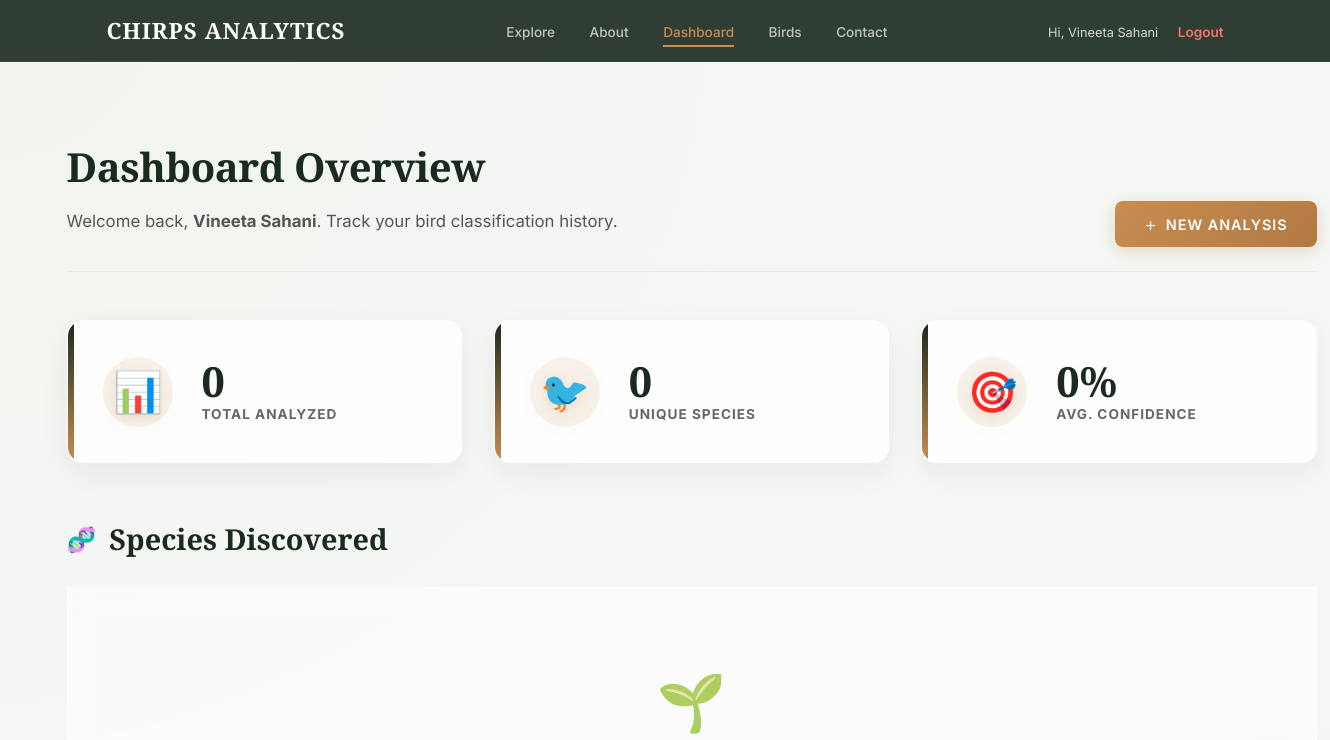
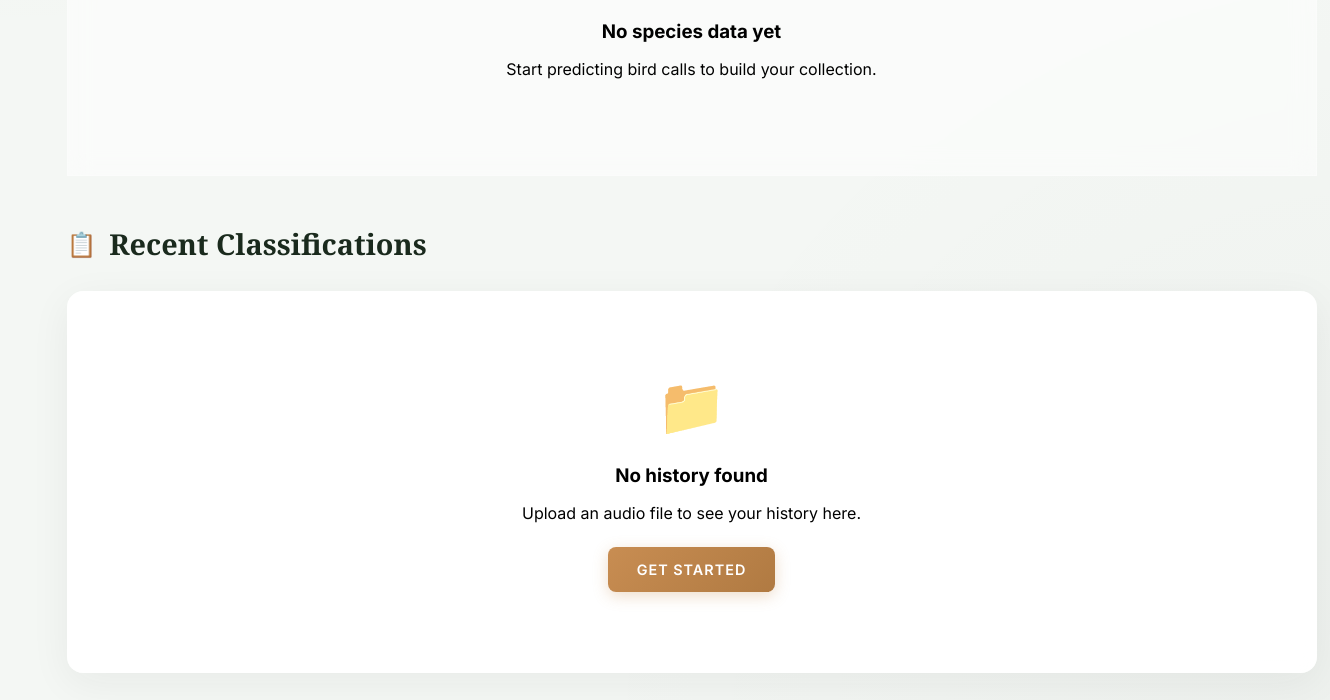
The page /dashboard (signed in) on the database as committed earlier (2 pictures, top to bottom).
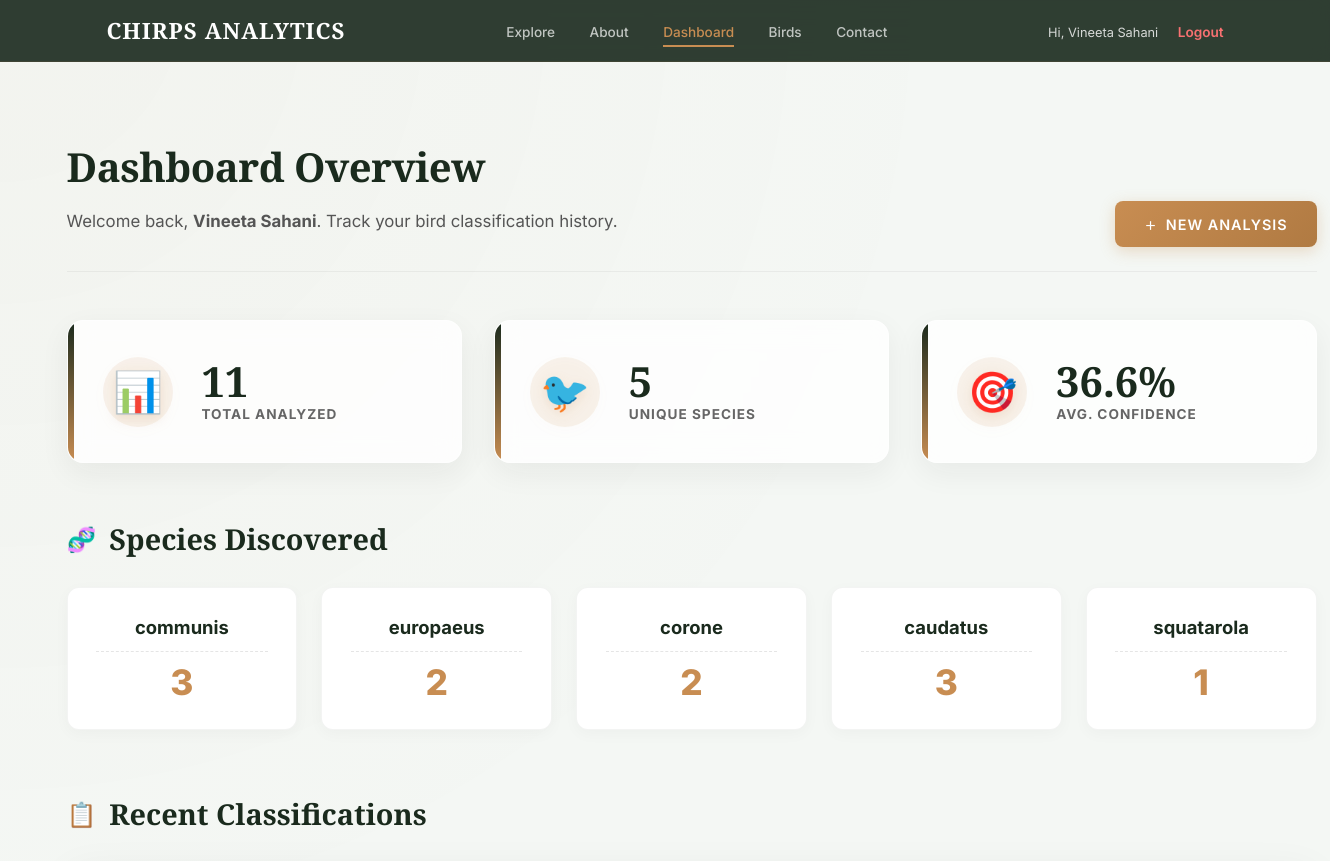
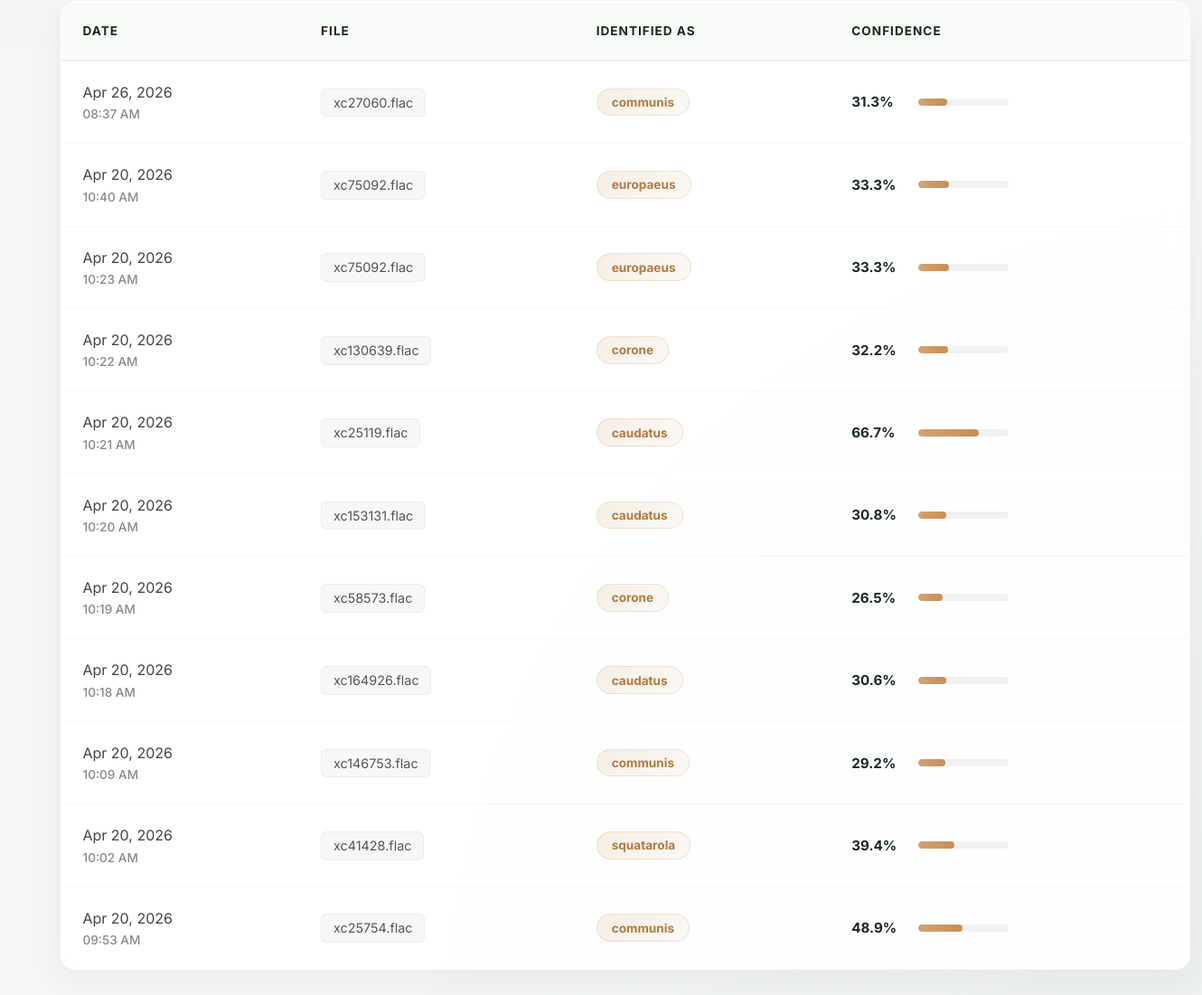
The same page on the database as committed later (2 pictures, top to bottom).
### app.py (models this page shows)
class Classification(db.Model):
    id = db.Column(db.Integer, primary_key=True)
    user_id = db.Column(db.Integer, db.ForeignKey('user.id'), nullable=False)
    filename = db.Column(db.String(100), nullable=False)
    predicted_species = db.Column(db.String(100), nullable=False)
    confidence = db.Column(db.Float, nullable=False)
    timestamp = db.Column(db.DateTime, default=datetime.utcnow)
    user = db.relationship('User', backref=db.backref('classifications', lazy=True))

### app.py (the view)
@app.route('/dashboard')
@login_required
def dashboard():
    user_classifications = Classification.query.filter_by(user_id=session['user_id']).order_by(Classification.timestamp.desc()).all()
    total_count = len(user_classifications)
    unique_species = len(set(c.predicted_species for c in user_classifications))
    avg_confidence = sum(c.confidence for c in user_classifications) / total_count if total_count > 0 else 0
    species_counts = {}
    for c in user_classifications:
        species_counts[c.predicted_species] = species_counts.get(c.predicted_species, 0) + 1
    return render_template('dashboard.html',
                           classifications=user_classifications,
                           total_count=total_count,
                           unique_species=unique_species,
                           avg_confidence=round(avg_confidence, 1),
                           species_counts=species_counts)

### app.py (called while the page is built)
@app.before_request
def track_visits():
    allowed_static = request.path.startswith('/static') or request.path.startswith('/uploads')
    if not allowed_static:
        user_id = session.get('user_id')
        new_visit = PageVisit(path=request.path, user_id=user_id)
        db.session.add(new_visit)
        try:
            db.session.commit()
        except:
            db.session.rollback()

def login_required(f):
    @wraps(f)
    def decorated(*args, **kwargs):
        if 'user_id' not in session:
            flash('Please login to access this page', 'error')
            return redirect(url_for('login'))
        return f(*args, **kwargs)
    return decorated

### templates/dashboard.html (shortened to what this page needs)
{% extends "layout.html" %}
{% block content %}
<div class="dashboard-page">
    <div class="dashboard-header">
        <div>
            <h1 class="dashboard-title">Dashboard Overview</h1>
            <p class="dashboard-subtitle">Welcome back, <strong>{{ session.get('user_name', 'Explorer') }}</strong>. Track your bird classification history.</p>
        </div>
        <a href="{{ url_for('classification') }}" class="btn-new">
            <span>+</span> New Analysis
        </a>
    </div>
    <div class="stats-grid">
        <div class="stat-card glass">
            <div class="stat-icon">📊</div>
            <div class="stat-info">
                <div class="stat-value">{{ total_count|default(0) }}</div>
                <div class="stat-label">Total Analyzed</div>
            </div>
        </div>
        <div class="stat-card glass">
            <div class="stat-icon">🐦</div>
            <div class="stat-info">
                <div class="stat-value">{{ unique_species|default(0) }}</div>
                <div class="stat-label">Unique Species</div>
            </div>
        </div>
        <div class="stat-card glass">
            <div class="stat-icon">🎯</div>
            <div class="stat-info">
                <div class="stat-value">{{ (avg_confidence|default(0))|round(1) }}%</div>
                <div class="stat-label">Avg. Confidence</div>
            </div>
        </div>
    </div>
    <h2 class="section-heading"><span>🧬</span> Species Discovered</h2>
    {% if species_counts %}
    <div class="species-grid">
        {% for species, count in species_counts.items() %}
        <div class="species-card">
            <div class="species-name">{{ species }}</div>
            <div class="species-count">{{ count }}</div>
        </div>
        {% endfor %}
    </div>
    {% else %}
    <div class="glass empty-state" style="margin-bottom: 3rem; border-radius: var(--radius-lg);">
        <div class="empty-icon">🌱</div>
        <h3 style="margin-bottom: 0.5rem;">No species data yet</h3>
        <p style="color: var(--text-muted);">Start predicting bird calls to build your collection.</p>
    </div>
    {% endif %}
    <h2 class="section-heading"><span>📋</span> Recent Classifications</h2>
    <div class="history-card glass">
        {% if classifications %}
        <div class="table-responsive">
            <table>
                <thead>
                    <tr>
                        <th>Date</th>
                        <th>File</th>
                        <th>Identified As</th>
                        <th>Confidence</th>
                    </tr>
                </thead>
                <tbody>
                    {% for c in classifications %}
                    <tr>
                        <td>
                            <div>{{ c.timestamp.strftime('%b %d, %Y') if c.timestamp else 'N/A' }}</div>
                            <div class="date-time">{{ c.timestamp.strftime('%I:%M %p') if c.timestamp else '' }}</div>
                        </td>
                        <td><span class="filename">{{ c.filename }}</span></td>
                        <td><span class="badge">{{ c.predicted_species }}</span></td>
                        <td>
                            <div class="conf-cell">
                                <span class="conf-value">{{ c.confidence|round(1) }}%</span>
                                <div class="conf-track">
                                    <div class="conf-fill" style="width: {{ c.confidence }}%;"></div>
                                </div>
                            </div>
                        </td>
                    </tr>
                    {% endfor %}
                </tbody>
            </table>
        </div>
        {% else %}
        <div class="empty-state">
            <div class="empty-icon">📁</div>
            <h3 style="margin-bottom: 0.5rem;">No history found</h3>
            <p style="color: var(--text-muted); margin-bottom: 1.5rem;">Upload an audio file to see your history here.</p>
            <a href="{{ url_for('classification') }}" class="btn-new">Get Started</a>
        </div>
        {% endif %}
    </div>
</div>
{% endblock %}

### templates/layout.html (shortened to what this page needs)
<!DOCTYPE html>
<html lang="en">
<head>
</head>
<body>
    <nav>
        <a href="/" class="logo">CHIRPS ANALYTICS</a>
        <div class="nav-links">
            <a href="/" class="{{ 'active' if request.path == '/' else '' }}">Explore</a>
            <a href="/about" class="{{ 'active' if request.path == '/about' else '' }}">About</a>
            {% if session.get('user_id') %}
                <a href="/dashboard" class="{{ 'active' if request.path == '/dashboard' else '' }}">Dashboard</a>
            {% endif %}
            <a href="/birds" class="{{ 'active' if request.path == '/birds' else '' }}">Birds</a>
            <a href="/contact" class="{{ 'active' if request.path == '/contact' else '' }}">Contact</a>
        </div>
        <div class="nav-auth">
            {% if session.get('user_id') %}
                <span style="color: white; font-size: 0.8rem; margin-right: 15px; opacity: 0.8;">Hi, {{ session.get('user_name') }}</span>
                <a href="/logout" style="color: #f87171; text-decoration: none; font-size: 0.85rem; font-weight: 600;">Logout</a>
            {% else %}
                <a href="/login" class="{{ 'active' if request.path == '/login' else '' }}" style="color: white; text-decoration: none; margin-right: 20px; font-size: 0.85rem;">Log in</a>
                <a href="/register" class="btn-nav-gold">Join Now</a>
            {% endif %}
        </div>
    </nav>
    <main>{% block content %}{% endblock %}</main>
</body>
</html>

### templates/layout.html (style rules this page uses)
:root { --forest: #1a2a1d; --gold: #c88d52; --white: #f4f7f4; }
body { margin: 0; font-family: 'Inter', sans-serif; background: var(--white); overflow-x: hidden; }
nav { display: flex; justify-content: space-between; align-items: center; padding: 15px 8%; background: rgba(26, 42, 29, 0.9); position: fixed; width: 100%; top: 0; z-index: 1000; box-sizing: border-box; backdrop-filter: blur(10px); border-bottom: 1px solid rgba(200, 141, 82, 0.1); }
.logo { font-family: 'Playfair Display', serif; color: white; font-size: 1.4rem; text-decoration: none; font-weight: 700; letter-spacing: 1px; }
.nav-links a { color: rgba(255,255,255,0.7); text-decoration: none; margin: 0 15px; font-size: 0.85rem; font-weight: 500; transition: 0.3s; }
.nav-links a:hover, .nav-links a.active { color: white; }
.nav-links a.active { border-bottom: 2px solid var(--gold); padding-bottom: 5px; color: var(--gold); }
.glass { background: rgba(255, 255, 255, 0.85); backdrop-filter: blur(12px); -webkit-backdrop-filter: blur(12px); border: 1px solid rgba(255, 255, 255, 0.3); }

Rows that differ between the two databases and show on the page:
added Classification: predicted_species "communis", count "3", timestamp "Apr 26, 2026", timestamp "08:37 AM", filename "xc27060.flac", confidence "31.3"
added Classification: predicted_species "europaeus", count "2", timestamp "Apr 20, 2026", timestamp "10:40 AM", filename "xc75092.flac", confidence "33.3"
added Classification: predicted_species "corone", count "2", timestamp "Apr 20, 2026", timestamp "10:22 AM", filename "xc130639.flac", confidence "32.2"
added Classification: predicted_species "caudatus", count "3", timestamp "Apr 20, 2026", timestamp "10:21 AM", filename "xc25119.flac", confidence "66.7"
added Classification: predicted_species "squatarola", user "1", timestamp "Apr 20, 2026", timestamp "10:02 AM", filename "xc41428.flac", confidence "39.4"
added Classification: timestamp "Apr 20, 2026", timestamp "10:23 AM", filename "xc75092.flac", predicted_species "europaeus", confidence "33.3", shown under "📋Recent Classifications"
added Classification: timestamp "Apr 20, 2026", timestamp "10:20 AM", filename "xc153131.flac", predicted_species "caudatus", confidence "30.8", shown under "📋Recent Classifications"
added Classification: timestamp "Apr 20, 2026", timestamp "10:19 AM", filename "xc58573.flac", predicted_species "corone", confidence "26.5", shown under "📋Recent Classifications"
added Classification: timestamp "Apr 20, 2026", timestamp "10:18 AM", filename "xc164926.flac", predicted_species "caudatus", confidence "30.6", shown under "📋Recent Classifications"
added Classification: timestamp "Apr 20, 2026", timestamp "10:09 AM", filename "xc146753.flac", predicted_species "communis", confidence "29.2", shown under "📋Recent Classifications"
added Classification: timestamp "Apr 20, 2026", timestamp "09:53 AM", filename "xc25754.flac", predicted_species "communis", confidence "48.9", shown under "📋Recent Classifications"
Other text that changed with them:
{{ total_count|default(0) }}: "0" → "11"
{{ unique_species|default(0) }}: "0" → "5"
{{ (avg_confidence|default(0))|round(1) }}: "0" → "36.6"
text no longer shown: "🌱 No species data yet Start predicting bird calls to build your collection. 📁 No history found Upload an audio file to see your history here. GET STARTED"
text now shown: "DATE FILE IDENTIFIED AS CONFIDENCE"
